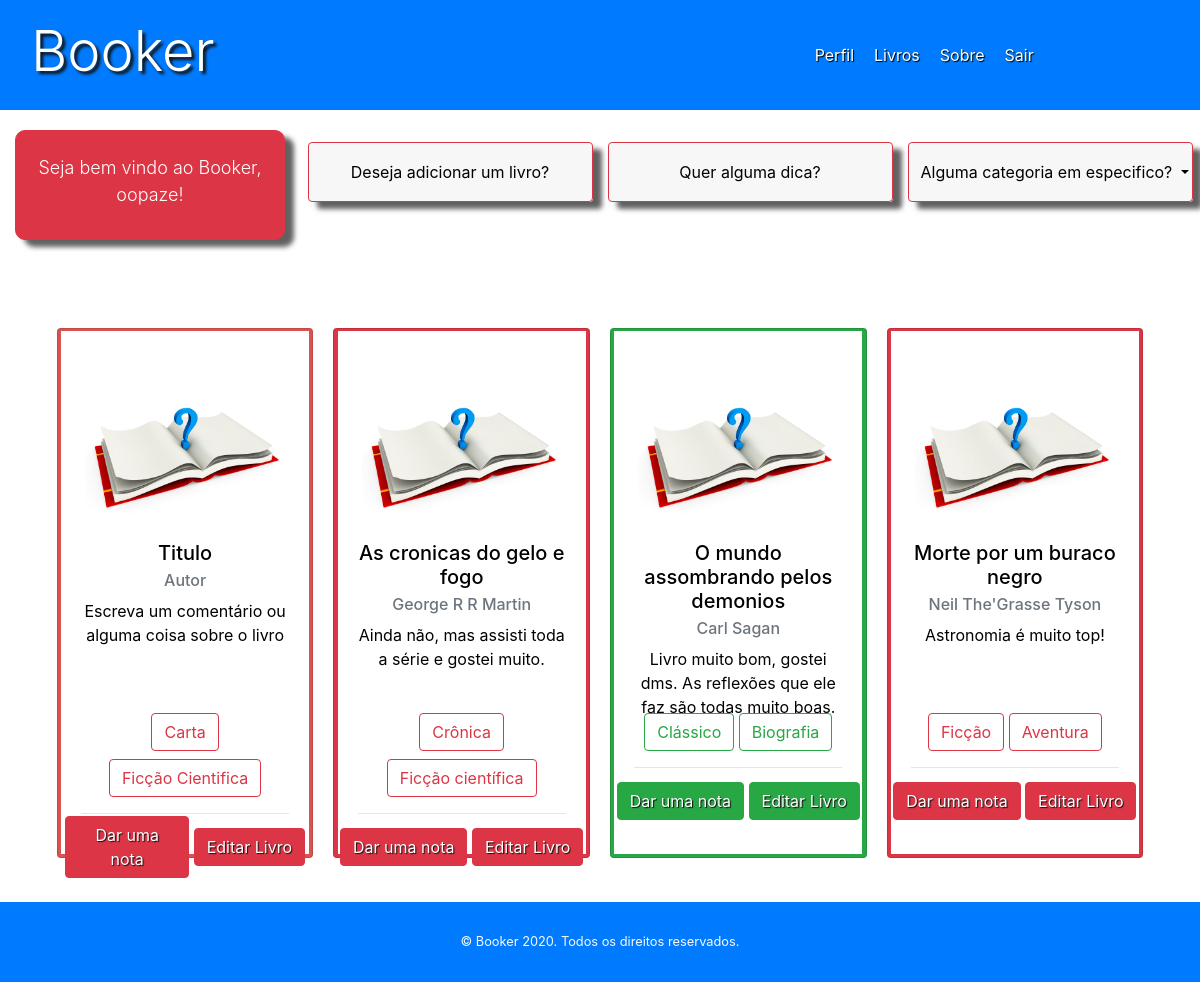
/books (signed in), run on the app's committed database.
### app/models/table.py (models this page shows, shortened)
class User(db.Model):
	__tablename__ = 'users'
	id = db.Column(db.Integer, primary_key='True')
	username = db.Column(db.String(20), unique=True)
	password = db.Column(db.String(30))
	name = db.Column(db.String(30))
	email = db.Column(db.String(30))
	books = db.relationship('Book', backref='users')

class Book(db.Model):
	__tablename__ = 'books'
	id = db.Column(db.Integer, primary_key=True)
	titulo = db.Column(db.String(100), nullable=False)
	autor = db.Column(db.String(30), default='Desconhecido')
	nota = db.Column(db.Float)
	lido = db.Column(db.Boolean, default=False)
	comment = db.Column(db.String(100), default="Aaaah, depois eu comento esse livro!")
	owner = db.Column(db.Integer, db.ForeignKey('users.id'))
	categories = db.relationship(Category,
							secondary=Book_category,
							backref=db.backref('books',
												lazy='dynamic'))

class Category(db.Model):
	__tablename__ = 'categories'
	id = db.Column(db.Integer, primary_key=True)
	categoria = db.Column(db.String(40), nullable=False, unique=True)

### app/controllers/default.py (the view)
@app.route('/books', methods=['GET', 'POST'])
def books():
	books = Book.query.filter_by(owner=int(current_user.id)).all()
	categories = Category.query.with_entities(Category.categoria)
	BookForm_ = BookForm()
	return render_template('books.html',
	 						title='books',
	 						user=current_user,
	 						categorias=categories,
	 						books=books,
	 						newBook=BookForm_)

### app/controllers/default.py (called while the page is built)
@lm.user_loader
def load_user(user_id):
    return User.query.filter_by(id=user_id).first()

### app/templates/books.html (shortened to what this page needs)
<!DOCTYPE html>
<html>
	<head>
		<link rel="stylesheet" type="text/css" href="{{ url_for('static', filename='css/bootstrap.min.css')}}">
		<link rel="stylesheet" href="{{ url_for('static', filename='css/book.css')}}">
		<link rel="stylesheet" href="{{ url_for('static', filename='css/header.css')}}">
		<link rel="stylesheet" href="https://cdnjs.cloudflare.com/ajax/libs/font-awesome/4.7.0/css/font-awesome.min.css">
	</head>
	<body>
		<div class="container-fluid">
			<header>
			  	<div class="row">
					<nav class="navbar navbar-expand-lg navbar-dark bg-primary">
			  			<div class="col-md-4">
					  		<div id='logo-menu'>
								<a id='logo' href="{{url_for('books')}}">
									<h2 class="display-4"> Booker </h2>
								</a>
							</div>
						</div>
						<div class="col-md-4 offset-md-4">
						  	<div class="collapse navbar-collapse" id="navbarNavDropdown">
							    <a class="menu-item" href="#">Perfil</a>
							    <a class="menu-item" href="#">Livros</a>
							    <a class="menu-item" data-toggle="modal" data-target="#sobreModal"> Sobre </a>
							    <a class="menu-item" data-toggle="modal" data-target="#sairModal">Sair</a>
						  	</div>
						</div>
					</nav>
				</div>
			</header>
		</div>
		<div class="container-fluid" id='centerPage'>
			<div class="row" id='Welcome'>
				<div class="col-md-3 header-message-align">
					<div class="card-dados btn btn-danger ">
						<p class="lead welcome-text"> Seja bem vindo ao Booker, {{ current_user.username }}!</p>
					</div>
				</div>
				<div class="col-md-3 buttons-conteiner">
				    <button type="button" class="btn Selector-Button btn-outline-danger" data-toggle="modal" data-target="#InserirBook">Deseja adicionar um livro? </button>
				</div>
				<div class="col-md-3 buttons-conteiner">
				    <button type="button" class="btn Selector-Button btn-outline-danger"> Quer alguma dica? </button>
				</div>
				<div class="col-md-3 buttons-conteiner">
				    <button type="button" class="btn Selector-Button btn-outline-danger dropdown-toggle" data-toggle="dropdown" id='select-bt'>
							Alguma categoria em especifico?
				   	</button>
				</div>
			</div>
			<div class="row book-space">
				<div class="col-md-3" style="padding: 10px">
					<button class="card card-size-control align-center" style="width: 18rem;">
						<div class="card-color">
						    <img class="card-img-top" src="/static/image/profilepattern.jpg" alt="Card image cap">
						  	<div class="card-body">
						  		<div style="height: 180px">
								    <h5 class="card-title">Titulo</h5>
								    <h6 class="card-subtitle mb-2 text-muted">Autor</h6>
								    <p class="card-text">Escreva um comentário ou alguma coisa sobre o livro</p>
							    </div>
							    <div class="categorias">
								    <label class="btn btn-outline-danger">Carta</label>
								    <label class="btn btn-outline-danger">Ficção Cientifica</label>
								</div>
							    <hr style="width: 100%; clear: both;">
						  	</div>
						  	<div class="card-footer-control">
						  		<a class="card-button btn btn-danger"> Dar uma nota </a>
						  		<a class="btn btn-danger"> Editar Livro </a>
						  	</div>
					  	</div>
					</button>
				</div>
				{% for book in books %}
					<div class="col-md-3" style="padding: 10px">
						{% if book.lido %}
							<button class="card card-size-control align-center bg-success" style="width: 18rem;">
						{% else %}
							<button class="card card-size-control align-center bg-danger" style="width: 18rem;">
						{% endif %}
							<div class="card-color">
							    <img class="card-img-top" src="/static/image/profilepattern.jpg" alt="Card image cap">
							  	<div class="card-body">
							  		<div style="height: 180px">
									    <h5 class="card-title">{{ book.titulo }}</h5>
									    <h6 class="card-subtitle mb-2 text-muted">{{ book.autor }}</h6>
									    <p class="card-text text-justify-center"> {{book.comment}} </p>
								    </div>
								    <div class="categorias">
								 	{% for category in book.categories %}
								 		{% if book.lido %}
											<label class="btn btn-outline-success"> {{ category.categoria }} </label>
										{% else %}
											<label class="btn btn-outline-danger">{{ category.categoria }}</label>
										{% endif %}
									{% endfor %}
									</div>
								 	<hr style="width: 100%; clear: both;">
							  	</div>
							  	<div class="card-footer-control">
							  		{% if book.lido %}
							  			<a class="btn btn-success"> Dar uma nota </a>
								  		<a class="btn btn-success"> Editar Livro </a>
									{% else %}
								  		<a class="btn btn-danger"> Dar uma nota </a>
								  		<a class="btn btn-danger"> Editar Livro </a>
									{% endif %}
							  	</div>
						  	</div>
							</button>
					</div>
				{% endfor %}
			</div>
		</div>
		<footer class="bg-primary">
		    <div class="footer-p">
		    	<p class="text-light small mb-4 mb-lg-0">© Booker 2020. Todos os direitos reservados.</p>
		    </div>
		</footer>
	</body>
</html>

### app/static/css/book.css (style rules this page uses)
body { width: 100%; background-image: url('/static/image/fundo.jpg'); background-size: cover; }
#centerPage { padding-top: 10px; width: 100%; min-height: 464px; background-color: rgba(255, 255, 255, 0.7); }
.card-dados { padding: 15px 0; width: 100%; max-height: 150px; color: black; text-align: center; max-width: 100%; border-radius: 10px; box-shadow: 9px 7px 5px rgba(50, 50, 50, 0.77); }
.card-dados p { font-size: 18px !important; padding-top: 8px; }
#Welcome { padding: 10px 0 15px 0; }
.header-message-align { margin: 0 0 30px 0; }
.welcome-text { color: white; }
.Selector-Button { background-color: rgba(247,247,247, 0.9); color: black; width: 300px; max-width: 95%; min-height: 60px; box-shadow: 9px 7px 5px rgba(50, 50, 50, 0.77); }
.buttons-conteiner { padding: 1% 0; text-align: center; width: 100%; }
.book-space { padding: 2% 4%; }
.card-body p { min-height: 50px; }
.card-size-control { align-items: center; margin: 10px 0; min-height: 530px; padding: 2px; width: 100% !important; background-color: rgb(217, 83, 79); }
.card-color { width: 99%; background-color: white; height: 523px; }
.categorias { text-align: center; margin: -10px 0 -10px 0; padding: 2px; }
.card-button { max-width: 50%; }
.card-footer-control { width: 100%; height: 40px; clear: both; margin-bottom: 10px; }
.card-footer-control a { margin-top: -35px; color: white; text-shadow: 1px 1px 1px #111111; }
.card img { padding-top: 30px; max-height: 200px; max-width: 200px; }

### app/static/css/header.css (style rules this page uses)
body { width: 100%; }
header { width: 100%; }
header nav { width: 100%; height: 110px; }
#navbarNavDropdown { width: 100%; }
#navbarNavDropdown a { color: white; }
.menu-item { padding: 0px 15px 0px 5px; text-shadow: 1px 1px 1px #000000; color: white; }
#logo-menu { max-width: 80%; float: left; }
#logo h2 { text-decoration: none; text-align: left; color: #FFFFFF; text-shadow: 3px 3px 3px #111111; width: 80%; padding-top: 1px; }
footer { height: 80px !important; }
footer p { height: 20px; padding: 30px 0px 20px 0; }
.footer-p { width: 100%; text-align: center; }

### data on the page
User: username "oopaze"
Book: titulo "As cronicas do gelo e fogo", autor "George R R Martin", comment "Ainda não, mas assisti toda a série e gostei muito.", lido "Dar uma nota"
Category: categoria "Crônica"
Category: categoria "Ficção científica"
Book: titulo "O mundo assombrando pelos demonios", autor "Carl Sagan", comment "Livro muito bom, gostei dms. As reflexões que ele faz são todas muito boas.", lido "Dar uma nota"
Category: categoria "Clássico"
Category: categoria "Biografia"
Book: titulo "Morte por um buraco negro", autor "Neil The'Grasse Tyson", comment "Astronomia é muito top!", lido "Dar uma nota"
Category: categoria "Ficção"
Category: categoria "Aventura"
